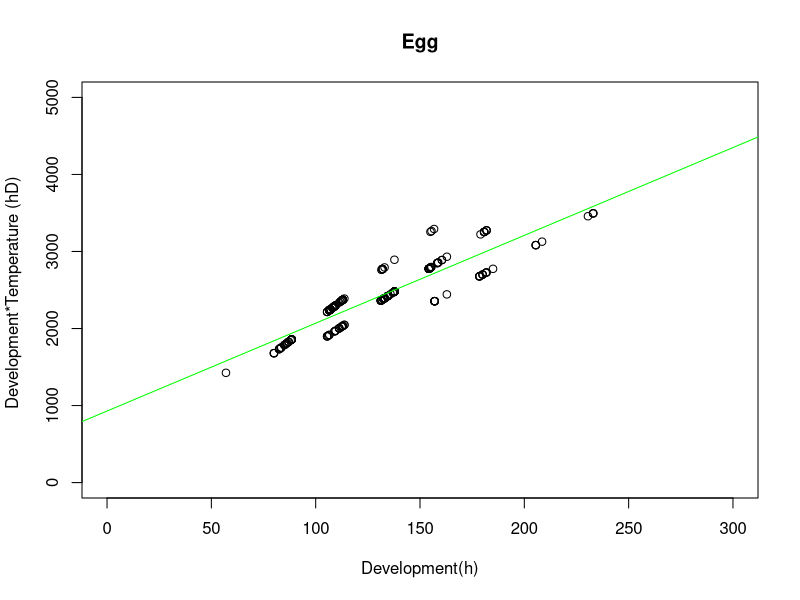
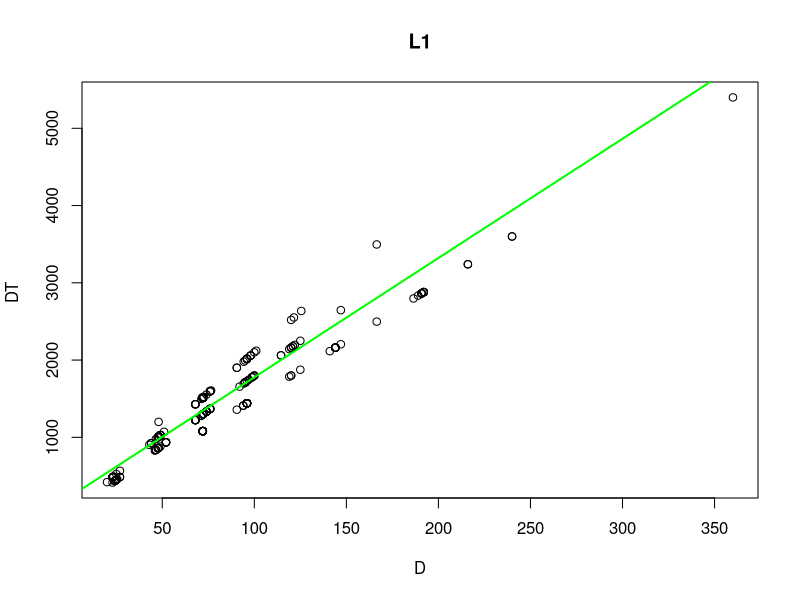
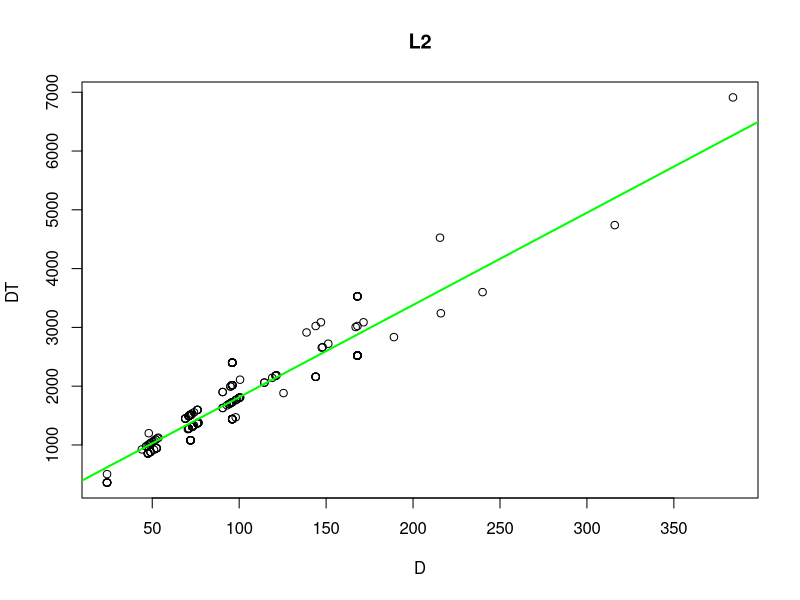
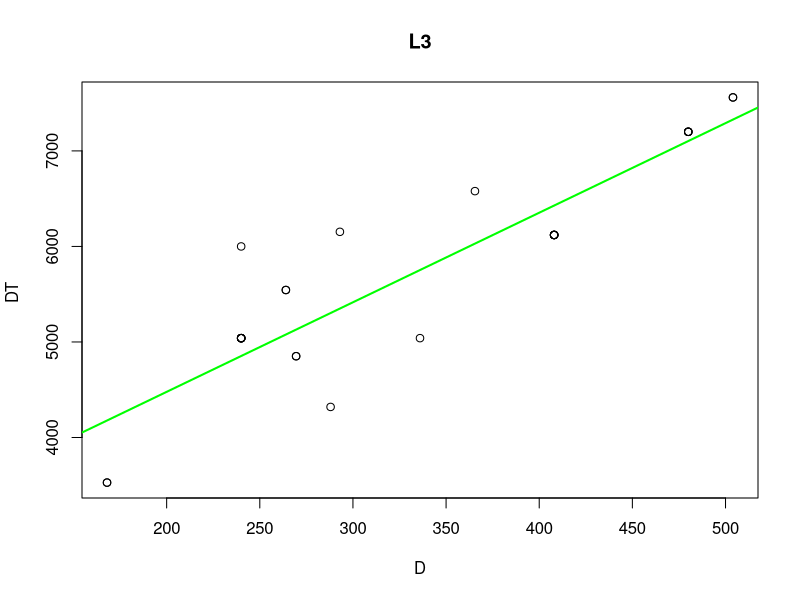
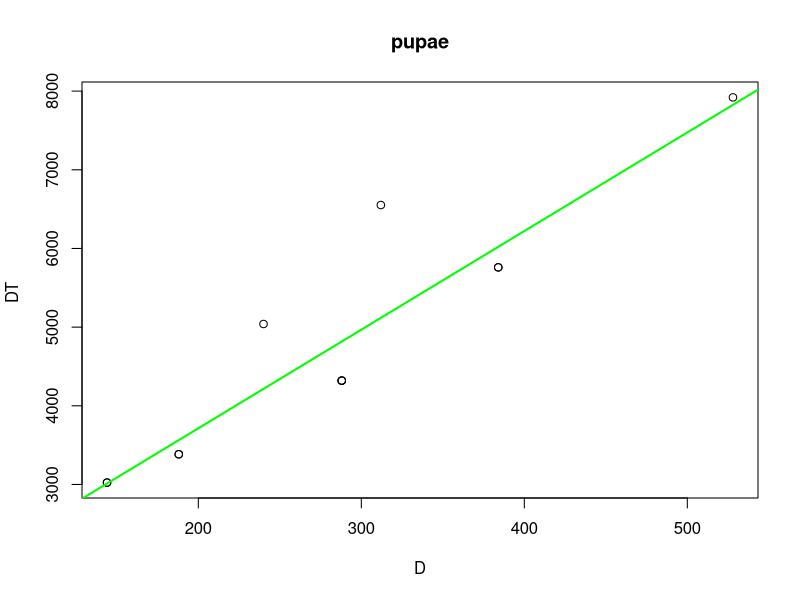
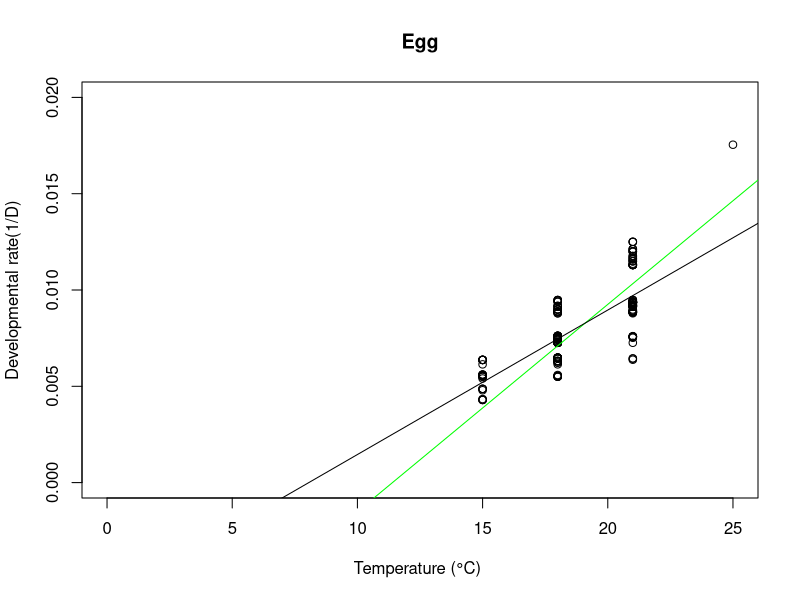
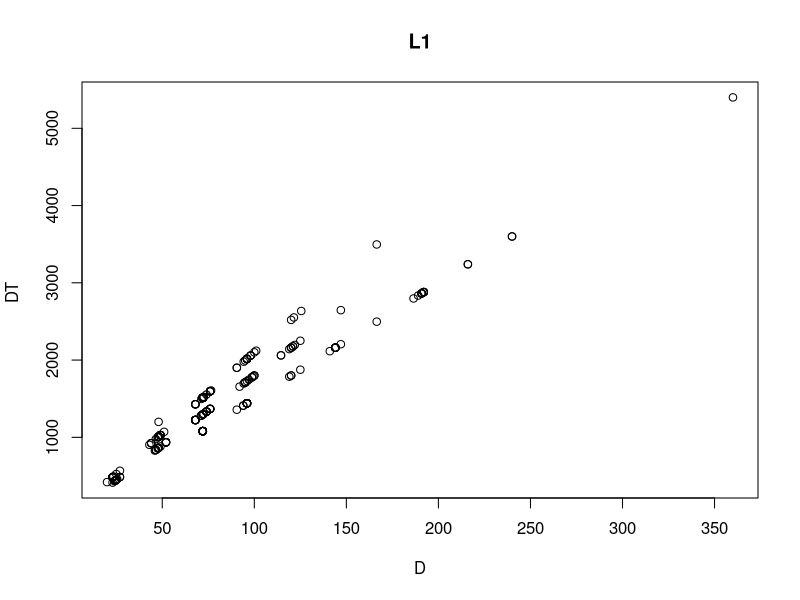
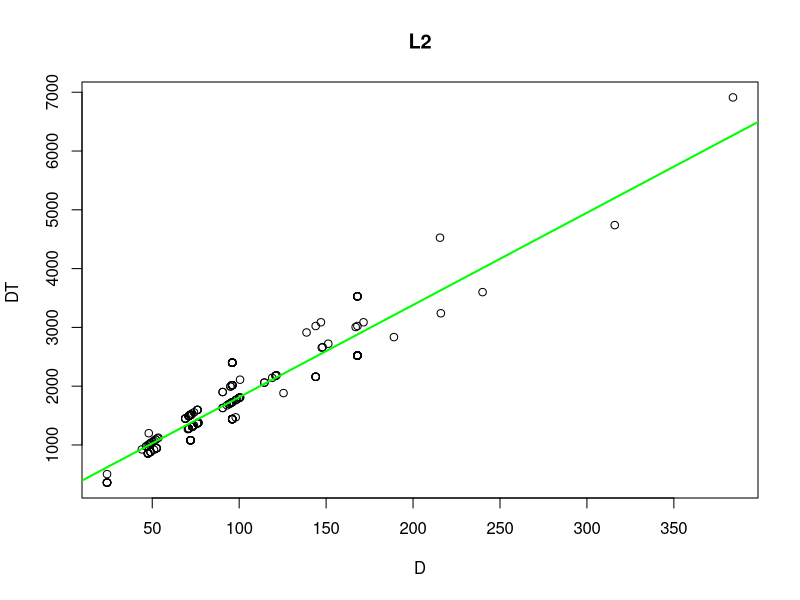

Reproduce these figures in R, in order.
rm(list = ls())
data = read.csv("Data/cholevinae_full.csv", header=TRUE, sep = ";")
head(data)
summary(data)
class(data$DT_egg)
class (data$temp)
data_12 = data [data$year=="2012",] # data for 2012
data_13 = data [data$year=="2013",] # data for 2013

#Tmin + SET - DT~D
lm.1=lm(data_13$DT_egg~data_13$egg)
summary(lm.1)
lm.2=lm(data_13$DT_L1~data_13$L1)
summary(lm.2)
lm.3=lm(data$DT_L2~data$L2)
summary(lm.3)
lm.4=lm(data$DT_L3 ~data$L3)
summary(lm.4)
lm.5=lm(data$DT_pupae~data$pupae)
summary(lm.5)


#Plot of thermal summation models on DT data

plot(data_13$DT_egg~data_13$egg, xlab='Development(h)',
     ylab='Development*Temperature (hD) ', main="Egg", 
     xlim=c(0,300),ylim=c(0,5000))
abline(lm.1, col='green', lwd=1)
plot(data$DT_L1~data$L1, xlab='D',ylab='DT ', main="L1")
abline(lm.2, col='green', lwd=2)
plot(data$DT_L2~data$L2, xlab='D',ylab='DT ', main="L2")
abline(lm.3, col='green', lwd=2)
plot(data$DT_L3 ~data$L3, xlab='D',ylab='DT ', main="L3")
abline(lm.4, col='green', lwd=2)
plot(data$DT_pupae~data$pupae, xlab='D',ylab='DT ', main="pupae")
abline(lm.5, col='green', lwd=2)

#COMPARISON OF TWO METHODS IN GRAPHICAL WAY
t=11.3997
k=929.3538
lm.2=lm(data_13$r_egg~data_13$temp)
summary (lm.2)
#Plot of thermal summation models on 1/D data FITS perfectly!!!!!!!
plot(data_13$r_egg~data_13$temp, 
     ylab='Developmental rate(1/D)',
     xlab='Temperature (°C) ', 
     main="Egg",
     ylim=c(0,0.02),
     xlim=c(0,25))
abline (a=-(t/k), b=1/k, col='green', lwd=1)
abline (lm.2)


plot(data$DT_L1~data$L1, xlab='D',ylab='DT ', main="L1")
abline(lm.2, col='green', lwd=2)
plot(data$DT_L2~data$L2, xlab='D',ylab='DT ', main="L2")
abline(lm.3, col='green', lwd=2)
plot(data$DT_L3 ~data$L3, xlab='D',ylab='DT ', main="L3")
abline(lm.4, col='green', lwd=2)
plot(data$DT_pupae~data$pupae, xlab='D',ylab='DT ', main="pupae")
abline(lm.5, col='green', lwd=2)
